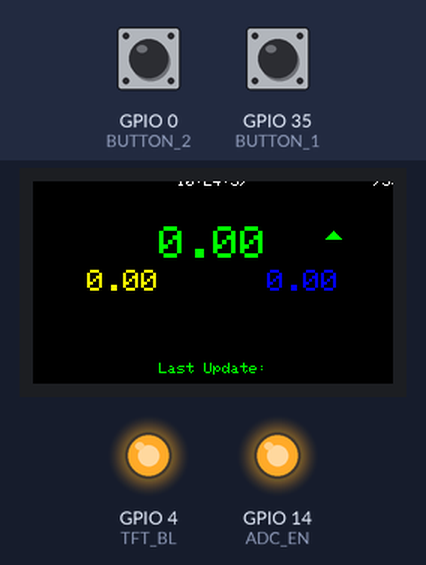
Bench run of a sketch on a simulated ESP32. On the bench: 240×135 colour display, output pins drawn as LEDs (lit = HIGH). Inputs (shaded band) come from the test bench; at power-on: GPIO 0 (BUTTON_2) HIGH, GPIO 35 (BUTTON_1) HIGH. WiFi joins after 1.5 s; servers stay silent unless stated; network time is answered at once with the bench clock; the local clock reads 2024-03-15 10:24:30 at power-on unless the sketch sets it.

Above: at 7.6 s.
7.7 s: GPIO 0 (BUTTON_2) pulled LOW for 0.15 s
At 8.5 s:
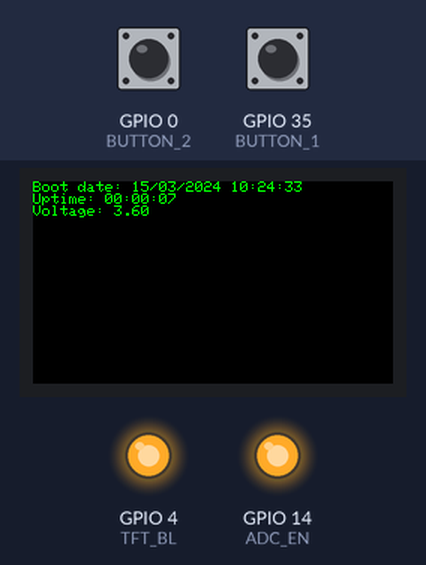
10.8 s: GPIO 35 (BUTTON_1) pulled LOW for 0.15 s
At 11.6 s:
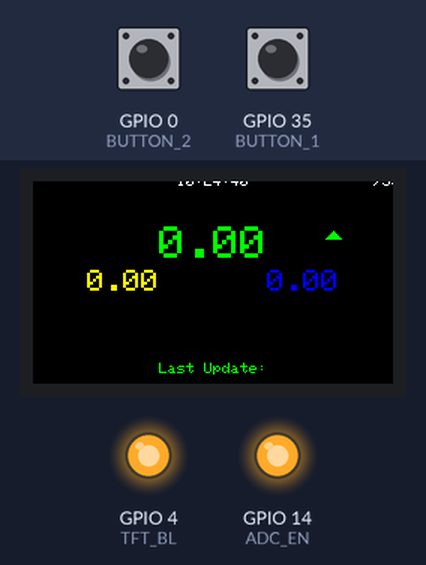
13.4 s: GPIO 0 (BUTTON_2) pulled LOW for 1 s
At 15.3 s:
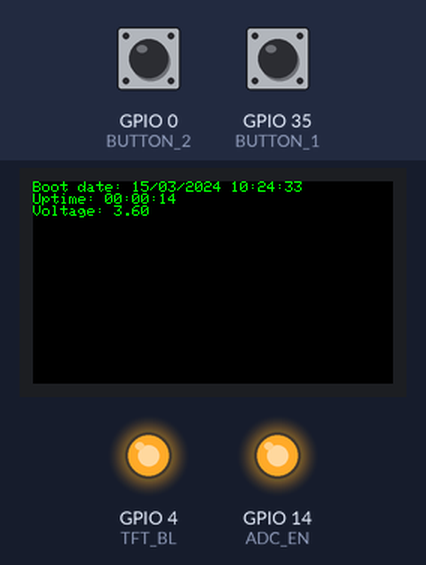
15.9 s: GPIO 35 (BUTTON_1) pulled LOW for 1 s
At 17.9 s:
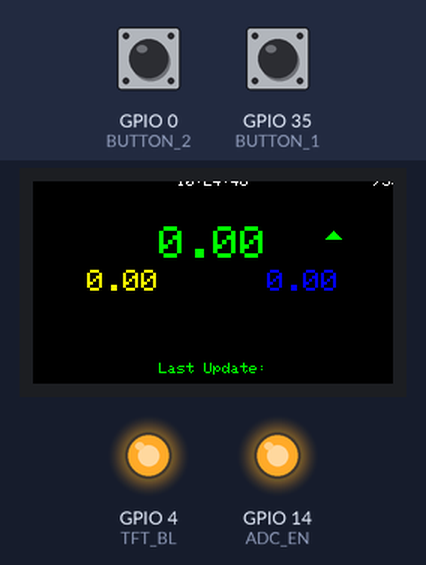
Timing chart, 0 to 19.4 s (numbered marks = the images above; inputs shaded):
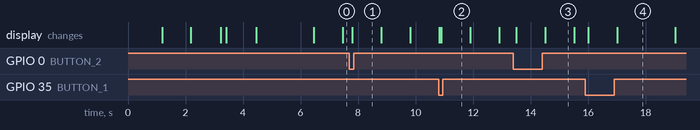

The sketch:

ESP32-Websocket-BitcoinTicker.ino
```cpp
#include <ArduinoWebsockets.h>
#include <WiFi.h>
#include <ArduinoJson.h>

#include <TFT_eSPI.h>
#include <SPI.h>
#include <Wire.h>
#include <Button2.h>


#include <TimeLib.h>

#include <WiFiUdp.h>
#include <NTPClient.h>


#ifndef TFT_DISPOFF
#define TFT_DISPOFF 0x28
#endif

#ifndef TFT_SLPIN
#define TFT_SLPIN   0x10
#endif

#define TFT_MOSI            19
#define TFT_SCLK            18
#define TFT_CS              5
#define TFT_DC              16
#define TFT_RST             23

#define TFT_BL          4   // Display backlight control pin
#define ADC_EN          14  //ADC_EN is the ADC detection enable port ////OUTPUT - ADC Enable pin on TTGO T-Display, automatically high when usb powered, must be set high when on battery
#define ADC_PIN         34 //INPUT - battery ADC pin on TTGO T-Display
#define BUTTON_1        35
#define BUTTON_2        0

using namespace websockets;

WebsocketsClient client;

TFT_eSPI tft = TFT_eSPI(135, 240); // Invoke custom library
Button2 btn1(BUTTON_1);
Button2 btn2(BUTTON_2);

const long utcOffsetInSeconds =  -4 * 60 * 60;
WiFiUDP ntpUDP;
NTPClient timeClient(ntpUDP, "pool.ntp.org", utcOffsetInSeconds);

int pagina=0;
const int paginasTotales=2;

float VBAT = 0; // battery voltage from ESP32 ADC read
float batperc = 0;
String batPercent = "0%";
bool charging = false;
bool lowBatWarning=false;

float precioAnterior=0;
float precioMenor=0;
float precioMayor=0;
float precio=0;
long lastsync=0;
String lastSync_str;
String horaActual_str;
long lastcheck=0;
long batterylastcheck=0;
long epochBoot=0;

char lastsync_dt[19]="" ;
char horaActual[8] = "";

char bootTimeStamp_str[19]="" ;
char bootTimeElapsed_str[8]="" ;

//! Long time delay, it is recommended to use shallow sleep, which can effectively reduce the current consumption
void espDelay(int ms)
{
    //this section is commented since sleeping the ESP32 breaks the socket connection
    /*
    esp_sleep_enable_timer_wakeup(ms * 1000);
    esp_sleep_pd_config(ESP_PD_DOMAIN_RTC_PERIPH, ESP_PD_OPTION_ON);
    esp_light_sleep_start();
    */
    delay(ms);
}


void button_init()
{
    btn1.setLongClickHandler([](Button2 & b) {
        //Serial.println("long right click..");
    });
    btn1.setPressedHandler([](Button2 & b) {
        //Serial.println("right click..");
        pagina=pagina+1;
        if(pagina>paginasTotales-1)
        {
          pagina=0;
        }
        tft.fillScreen(TFT_BLACK);
        actualizarDisplay();
    });

    btn2.setLongClickHandler([](Button2 & b) {
        //Serial.println("long left click..");
    });
    btn2.setPressedHandler([](Button2 & b) {
        //Serial.println("left click..");
        pagina = pagina-1;
        if(pagina<0)
        {
          pagina = paginasTotales-1;
        }
        tft.fillScreen(TFT_BLACK);
        actualizarDisplay();
    });
}

void button_loop()
{
    btn1.loop();
    btn2.loop();
}

const char* ssid = "your-ssid";
const char* password = "your-password";

void wifi_init()
{
    tft.setTextColor(TFT_GREEN);
    tft.setCursor(0, 0);
    tft.setTextDatum(MC_DATUM);
    tft.setTextSize(1);
    tft.println("Connecting to the wifi network...");
    WiFi.begin(ssid, password);
    int x=0;
    while(WiFi.status() != WL_CONNECTED) {
        //Serial.print(".");
        tft.print(".");
        espDelay(1000);
        x++;
        if(x>10)
        {
          //Serial.print("Retrying...");
          WiFi.begin(ssid, password);
          espDelay(1000);
          x=0;
        }
    }
    tft.println("Connected!");
    espDelay(1000);
}

void InfoPage()
{
  tft.setTextColor(TFT_GREEN, TFT_BLACK);
  tft.setCursor(0, 0);
  tft.setTextDatum(MC_DATUM);
  tft.setTextSize(1);

  sprintf(bootTimeStamp_str, "%02d/%02d/%02d %02d:%02d:%02d", day(epochBoot), month(epochBoot), year(epochBoot), hour(epochBoot), minute(epochBoot), second(epochBoot));

  tft.print("Boot date: ");
  tft.println(bootTimeStamp_str);

  int elapsedSecs = millis()/1000;
  int hours = (elapsedSecs/60)/60;
  int minutes = (elapsedSecs/60)-(hours*60) ;
  int seconds = elapsedSecs - (minutes*60)-(hours*60*60);
  sprintf(bootTimeElapsed_str, "%02d:%02d:%02d", hours, minutes, seconds);

  tft.print("Uptime: ");
  tft.println(bootTimeElapsed_str);

  tft.print("Voltage: ");
  tft.println(VBAT/1000);
}

void DashboardPage()
{
    tft.setCursor(0, 0);
    tft.setTextDatum(MC_DATUM);
    tft.setTextColor(TFT_WHITE, TFT_BLACK);

    tft.setTextSize(1);
    if(lowBatWarning)
    {
      tft.setTextColor(TFT_RED, TFT_BLACK);
    }
    tft.drawString(batPercent, 230, 0);

    tft.setTextColor(TFT_WHITE, TFT_BLACK);
    tft.drawString(horaActual_str, tft.width() / 2, 0);

    if(precioAnterior>precio)
    {
      tft.setTextColor(TFT_RED, TFT_BLACK);
      tft.fillTriangle(200, 47, 195, 42, 205, 42, TFT_RED);
      tft.fillTriangle(200, 33, 195, 38, 205, 38, TFT_BLACK);//this deletes the green triangle
    }
    else
    {
      tft.setTextColor(TFT_GREEN, TFT_BLACK);
      tft.fillTriangle(200, 47, 195, 42, 205, 42, TFT_BLACK);//this deletes the red triangle
      tft.fillTriangle(200, 33, 195, 38, 205, 38, TFT_GREEN);
    }

    tft.setTextSize(3);
    tft.drawString( String(precio, 2), tft.width() / 2, tft.height() / 2 -25);

    tft.setTextSize(2);
    tft.setTextColor(TFT_YELLOW, TFT_BLACK);
    tft.drawString( String(precioMenor, 2), tft.width() / 2 -60, tft.height() / 2 );

    tft.setTextColor(TFT_BLUE, TFT_BLACK);
    tft.drawString( String(precioMayor, 2), tft.width() / 2 +60, tft.height() / 2 );

    precioAnterior=precio;

    if(precio<precioMenor)
    {
      precioMenor=precio;
    }
    if(precioMayor<precio)
    {
      precioMayor=precio;
    }

    tft.setTextSize(1);
    tft.setTextColor(TFT_GREEN, TFT_BLACK);
    String lu_txt = "Last Update:"+lastSync_str;
    tft.drawString(lu_txt, tft.width() / 2,125);
}

const char* websockets_connection_string = "wss://ws.bitstamp.net/";

// This certificate was updated 07-05-2020
const char bitstamp_ssl_root_ca_cert[] PROGMEM = \
    "-----BEGIN CERTIFICATE-----\n" \
"MIIElDCCA3ygAwIBAgIQAf2j627KdciIQ4tyS8+8kTANBgkqhkiG9w0BAQsFADBh\n" \
"MQswCQYDVQQGEwJVUzEVMBMGA1UEChMMRGlnaUNlcnQgSW5jMRkwFwYDVQQLExB3\n" \
"d3cuZGlnaWNlcnQuY29tMSAwHgYDVQQDExdEaWdpQ2VydCBHbG9iYWwgUm9vdCBD\n" \
"QTAeFw0xMzAzMDgxMjAwMDBaFw0yMzAzMDgxMjAwMDBaME0xCzAJBgNVBAYTAlVT\n" \
"MRUwEwYDVQQKEwxEaWdpQ2VydCBJbmMxJzAlBgNVBAMTHkRpZ2lDZXJ0IFNIQTIg\n" \
"U2VjdXJlIFNlcnZlciBDQTCCASIwDQYJKoZIhvcNAQEBBQADggEPADCCAQoCggEB\n" \
"ANyuWJBNwcQwFZA1W248ghX1LFy949v/cUP6ZCWA1O4Yok3wZtAKc24RmDYXZK83\n" \
"nf36QYSvx6+M/hpzTc8zl5CilodTgyu5pnVILR1WN3vaMTIa16yrBvSqXUu3R0bd\n" \
"KpPDkC55gIDvEwRqFDu1m5K+wgdlTvza/P96rtxcflUxDOg5B6TXvi/TC2rSsd9f\n" \
"/ld0Uzs1gN2ujkSYs58O09rg1/RrKatEp0tYhG2SS4HD2nOLEpdIkARFdRrdNzGX\n" \
"kujNVA075ME/OV4uuPNcfhCOhkEAjUVmR7ChZc6gqikJTvOX6+guqw9ypzAO+sf0\n" \
"/RR3w6RbKFfCs/mC/bdFWJsCAwEAAaOCAVowggFWMBIGA1UdEwEB/wQIMAYBAf8C\n" \
"AQAwDgYDVR0PAQH/BAQDAgGGMDQGCCsGAQUFBwEBBCgwJjAkBggrBgEFBQcwAYYY\n" \
"aHR0cDovL29jc3AuZGlnaWNlcnQuY29tMHsGA1UdHwR0MHIwN6A1oDOGMWh0dHA6\n" \
"Ly9jcmwzLmRpZ2ljZXJ0LmNvbS9EaWdpQ2VydEdsb2JhbFJvb3RDQS5jcmwwN6A1\n" \
"oDOGMWh0dHA6Ly9jcmw0LmRpZ2ljZXJ0LmNvbS9EaWdpQ2VydEdsb2JhbFJvb3RD\n" \
"QS5jcmwwPQYDVR0gBDYwNDAyBgRVHSAAMCowKAYIKwYBBQUHAgEWHGh0dHBzOi8v\n" \
"d3d3LmRpZ2ljZXJ0LmNvbS9DUFMwHQYDVR0OBBYEFA+AYRyCMWHVLyjnjUY4tCzh\n" \
"xtniMB8GA1UdIwQYMBaAFAPeUDVW0Uy7ZvCj4hsbw5eyPdFVMA0GCSqGSIb3DQEB\n" \
"CwUAA4IBAQAjPt9L0jFCpbZ+QlwaRMxp0Wi0XUvgBCFsS+JtzLHgl4+mUwnNqipl\n" \
"5TlPHoOlblyYoiQm5vuh7ZPHLgLGTUq/sELfeNqzqPlt/yGFUzZgTHbO7Djc1lGA\n" \
"8MXW5dRNJ2Srm8c+cftIl7gzbckTB+6WohsYFfZcTEDts8Ls/3HB40f/1LkAtDdC\n" \
"2iDJ6m6K7hQGrn2iWZiIqBtvLfTyyRRfJs8sjX7tN8Cp1Tm5gr8ZDOo0rwAhaPit\n" \
"c+LJMto4JQtV05od8GiG7S5BNO98pVAdvzr508EIDObtHopYJeS4d60tbvVS3bR0\n" \
"j6tJLp07kzQoH3jOlOrHvdPJbRzeXDLz\n" \
    "-----END CERTIFICATE-----\n";


void onMessageCallback(WebsocketsMessage message) {
     //Serial.print("Got Message: ");
    //Serial.println(message.data());
    StaticJsonDocument<500> doc;
    String msg = message.data();
    //Serial.println(msg);
    deserializeJson(doc, msg);

    String eventType =doc["event"].as<char*>();
    if(eventType=="trade")
    {
      precio=doc["data"]["price"].as<float>();

      if(precioMenor==0)
      {
        precioMenor=precio;
      }

      lastsync = doc["data"]["timestamp"].as<long>()+utcOffsetInSeconds;

      sprintf(lastsync_dt, "%02d/%02d/%02d %02d:%02d:%02d", day(lastsync), month(lastsync), year(lastsync), hour(lastsync), minute(lastsync), second(lastsync));

      lastSync_str=String(lastsync_dt);
      if(pagina==0)
      {
        DashboardPage();
      }
    }
}

void onEventsCallback(WebsocketsEvent event, String data) {
   //Serial.println("event callback!");
   //Serial.println(data);
    if(event == WebsocketsEvent::ConnectionOpened) {
        //Serial.println("Connnection Opened");
    } else if(event == WebsocketsEvent::ConnectionClosed) {
        //Serial.println("Connnection Closed");
    } else if(event == WebsocketsEvent::GotPing) {
        //Serial.println("Got a Ping!");
        //Serial.println("Responding Pong!");
        client.pong();
    } else if(event == WebsocketsEvent::GotPong) {
        //Serial.println("Got a Pong!");
    }
}

void connectWS()
{
    tft.setTextColor(TFT_GREEN);
    tft.setTextDatum(MC_DATUM);
    tft.setTextSize(1);
    tft.println("Opening socket connection...");

  bool conn = false;
    while(!conn)
    {
      conn = client.connect(websockets_connection_string);
      if(conn) {
          //Serial.println("Connected!");
          tft.println("Socket open, subscribing to channel...");
          espDelay(1000);

          // Send a ping
          client.ping();

          StaticJsonDocument<200> doc;
          doc["event"] = "bts:subscribe";
          JsonArray data = doc.createNestedArray("data");
          StaticJsonDocument<200> doc2;
          doc2["channel"] = "live_trades_btcusd";
          doc["data"] = doc2;
          String ret="";
          serializeJson(doc, ret);
          //Serial.println(ret);
          client.send(ret);
          tft.println(" subscribed!");
          tft.println("Loading...");
          tft.fillScreen(TFT_BLACK);
          espDelay(2000);

      } else {
          //Serial.println("Not Connected!");
          tft.println("Could not open socket, trying again...");
          espDelay(1000);
      }

    }
}

void updateTime()
{
  timeClient.update();
  long epochNow = timeClient.getEpochTime();
  sprintf(horaActual, "%02d:%02d:%02d", hour(epochNow), minute(epochNow), second(epochNow));
  horaActual_str = String(horaActual);
}


void updateBatteryStatus()
{
  VBAT = (float)(analogRead(ADC_PIN)) * 3600 / 4095 * 2;
  batperc = (((VBAT / 1000) - 3)*100)/0.8;//set 0% to cut power when battery reaches 3v to save li-ion battery from overdischarge
  batPercent = "100%";
  if(batperc<100)
  {
    batPercent = "  "+String(batperc,0)+"%";
  }

  if(batperc<20)
  {
    lowBatWarning=true;
  }
  else
  {
    lowBatWarning=false;
  }

  if(batperc<1)
  {
     //TODO: go to deep sleep mode
  }
}

void actualizarDisplay()
{
  if(pagina==0)
  {
    updateTime();
    DashboardPage();
    lastcheck=millis();
  }
  if(pagina==1)
  {
    InfoPage();
    lastcheck=millis();
  }
}

void setup()
{
  pinMode(ADC_PIN, INPUT);
  pinMode(ADC_EN, OUTPUT);
  digitalWrite(ADC_EN, HIGH);

  if (TFT_BL > 0) { // TFT_BL has been set in the TFT_eSPI library in the User Setup file TTGO_T_Display.h
      pinMode(TFT_BL, OUTPUT); // Set backlight pin to output mode
      digitalWrite(TFT_BL, TFT_BACKLIGHT_ON); // Turn backlight on. TFT_BACKLIGHT_ON has been set in the TFT_eSPI library in the User Setup file TTGO_T_Display.h
  }

  //Serial.begin(115200);
  //Serial.println("Start");

  tft.init();
  tft.setRotation(1);
  tft.fillScreen(TFT_BLACK);

  wifi_init();

  button_init();

   // run callback when messages are received
  client.onMessage(onMessageCallback);

  // run callback when events are occuring
  client.onEvent(onEventsCallback);

  // Before connecting, set the ssl fingerprint of the server
  client.setCACert(bitstamp_ssl_root_ca_cert);


  timeClient.update();
  epochBoot = timeClient.getEpochTime();

  updateBatteryStatus();
  batterylastcheck=millis();

  // Connect to server
  connectWS();

}


void loop()
{
    button_loop();

    if(client.available())
    {
        client.poll();
    }
    else
    {
        connectWS();
    }


    if(millis() - batterylastcheck>(1000*60))//updates battery percentage every 60 seconds
    {
      updateBatteryStatus();
      batterylastcheck=millis();
    }

    if(millis() - lastcheck > 1000)
    {
      actualizarDisplay();
    }
}
```

Measured:
- after the input at 7.7 s, the display: changes after 0.09 s (image 1)
- after the input at 10.8 s, the display: first differs from a run without the input after 0.09 s (image 2)
- after the input at 13.4 s, the display: first changes after 0.09 s (image 3 shows a later state)
- after the input at 15.9 s, the display: first changes after 0.09 s (image 4 shows a later state)
